Frame 1 (no input): blank canvas, image omitted
Frame 60 (no input): blank canvas, image omitted
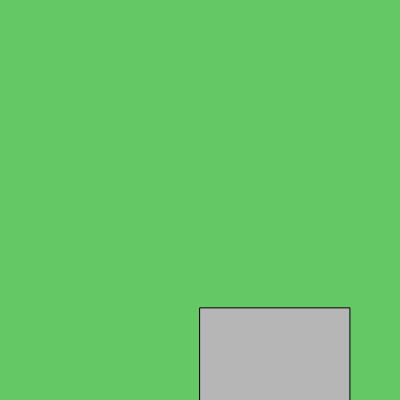
Frame 120 (the mouse pressed at the canvas centre since frame 60)

The p5.js sketch whose frames 1 and 60 were blank and that drew this single picture after the mouse press (run headless with seeded random() and noise() and a simulated clock; from frame 60 on, the mouse is pressed at the canvas centre):

// p5.js sketch
// ── sketch.js

let rectangles =[];

function setup() {
createCanvas(400,400);

}

function mousePressed() {
  console.log(rectangles);
  rectangles.push ({posX: mouseX, posY: mouseY, color: random(255), speed: random(1,5), size: random(200)})
  //this adds to the array with objects
}


function draw() {
background (100,200,100);

for (let i = rectangles.length - 1; i >= 0; i--) {
//going backwards allows it not to skip an array.
  fill(rectangles[i].color);
  rect(rectangles[i].posX, rectangles[i].posY, rectangles[i].size, rectangles[i].size);


  rectangles[i].posY+= rectangles [i].speed;
  //this will allow the object to move

  if (rectangles[i].posY >= height + 200){
    rectangles.splice(i, 1);
    //this gets rid of the rectangles that go off the screen
  }

}
}
